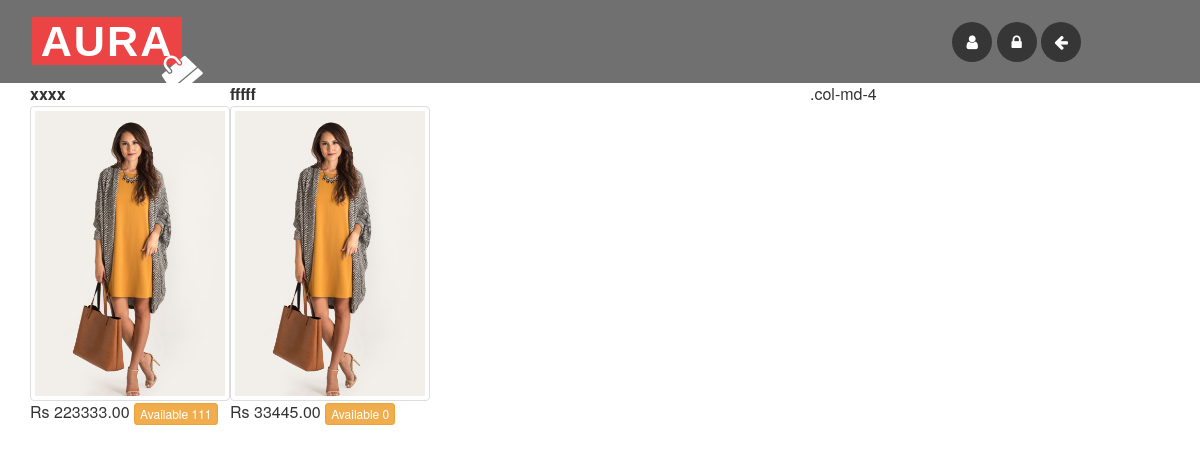
The app's page /home_1.php, older data.
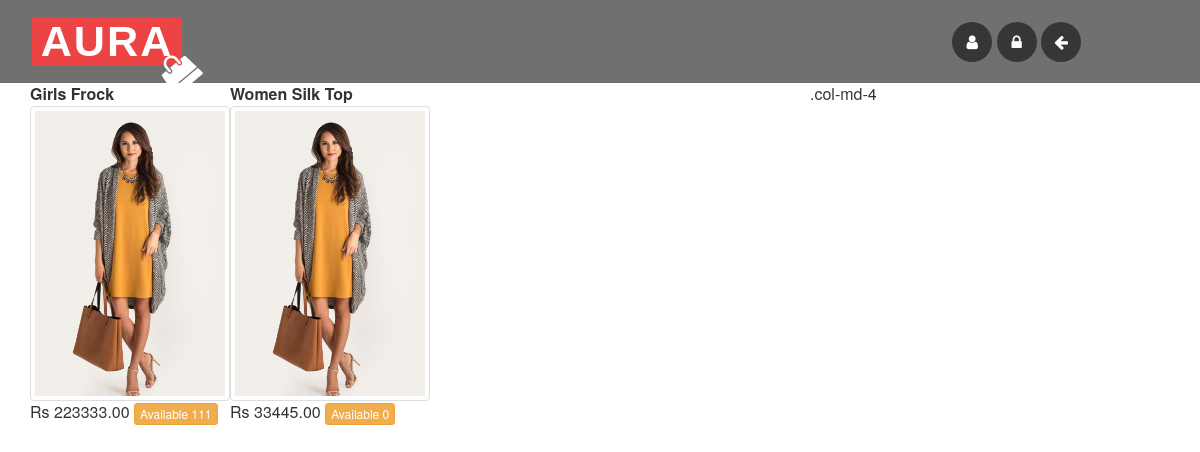
The same page, newer data.
### tables this page shows
CREATE TABLE `aura_item` (
  `id` int(5) NOT NULL AUTO_INCREMENT,
  `item_name` varchar(50) DEFAULT NULL,
  `category` varchar(50) DEFAULT NULL,
  `price` decimal(10,2) DEFAULT '0.00',
  `available_qty` int(5) DEFAULT '0',
  `status` varchar(10) DEFAULT 'ACTIVE',
  `img_path` varchar(100) DEFAULT NULL,
  PRIMARY KEY (`id`)
);

### DB.php (called while the page is built, shortened)
<?php
function getDBConnection() {
    $servername = "localhost";
    $username = "root";
    $password = "123";
    $db = "aura_db";
    $conn = mysqli_connect($servername, $username, $password, $db);
    if (!$conn) {
        die("Connection failed: " . mysqli_connect_error());
    } else {
        return $conn;
    }
}
function getData($sql) {
    $conn = getDBConnection();
    $result = mysqli_query($conn, $sql);
    if (mysqli_num_rows($result) > 0) {
        return $result;
    } else {
        return FALSE;
    }
}
?>

### home_1.php (the view, shortened to what this page needs)
<!DOCTYPE html>
<html lang="en">
    <head>
        <link href="css/bootstrap.css" rel="stylesheet" type="text/css" media="all" />
        <link rel="stylesheet" href="css/chocolat.css" type="text/css">
        <link rel="stylesheet" href="css/style.css" type="text/css" media="all" />
        <link rel="stylesheet" href="css/flexslider.css" type="text/css" media="screen" />
        <link href="css/font-awesome.css" rel="stylesheet">
    </head>
    <body>
        <div class="bannerx" id="home">
            <div class="w3-header-bottom">
                <div class="w3layouts-logo">
                    <h1>
                        <a href="index.php">AURA </a>
                        <i class="fa fa-shopping-bag" aria-hidden="true"></i>
                    </h1>
                </div>
                <div class="agileinfo-social-grids">
                    <ul>
                        <li><a href="#"><i class="fa fa-user"></i><?= $_SESSION['ssn_user']['fname'];?></a></li>
                        <li><a href="change_password.php"><i class="fa fa-lock"></i></a></li>
                        <li><a href="logout.php"><i class="fa fa-arrow-left"></i></a></li>
                    </ul>
                </div>
                <div class="clearfix"> </div>
            </div>
        </div>
        <div class="container">
            <div class="row">
                <div class="col-md-8">
                    <?php
                    include './DB.php';
                    $sql = " SELECT * FROM aura_item  ";
                    $resultx = getData($sql);
                    if ($resultx != FALSE) {
                        while ($row = mysqli_fetch_assoc($resultx)) {
                            ?>
                            <div class="Itemthub">
                                <form action="purchase_item.php"  method="post" >
                                    <b><?= $row['item_name']; ?></b>
                                    <img src="uploads/<?= $row['img_path'] ?>" alt="" class="img-thumbnail">
                                    <table>
                                        <tr>
                                            <td>Rs <?= $row['price'] ?> <span class="btn btn-warning btn-xs" >Available <?= $row['available_qty'] ?>  </span></td>
                                        </tr>
                                    </table>
                                </form>
                            </div>
                            <?php
                        }
                    }
                    ?>
                </div>
                <div class="col-md-4">.col-md-4</div>
            </div>
        </div>
    </body>
</html>

Row changes from the older to the newer data that the page shows:
changed aura_item: item_name "xxxx" → "Girls Frock"
changed aura_item: item_name "fffff" → "Women Silk Top"
